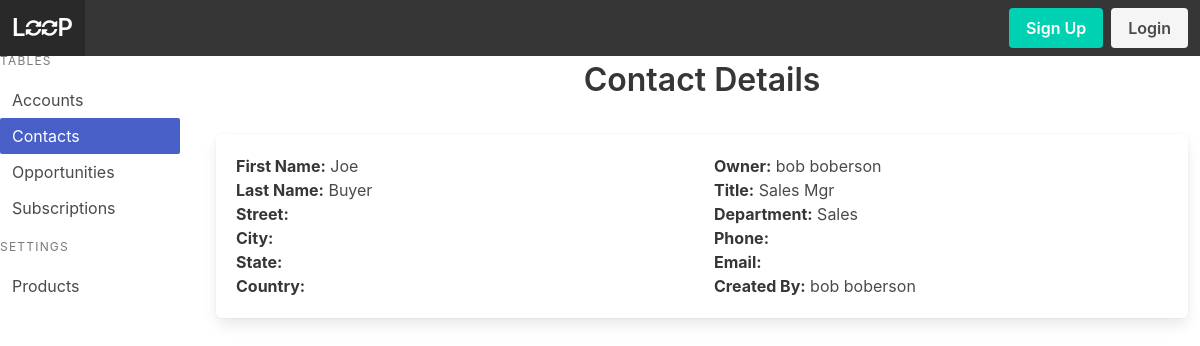
The app's page /contact/1/r, older data.
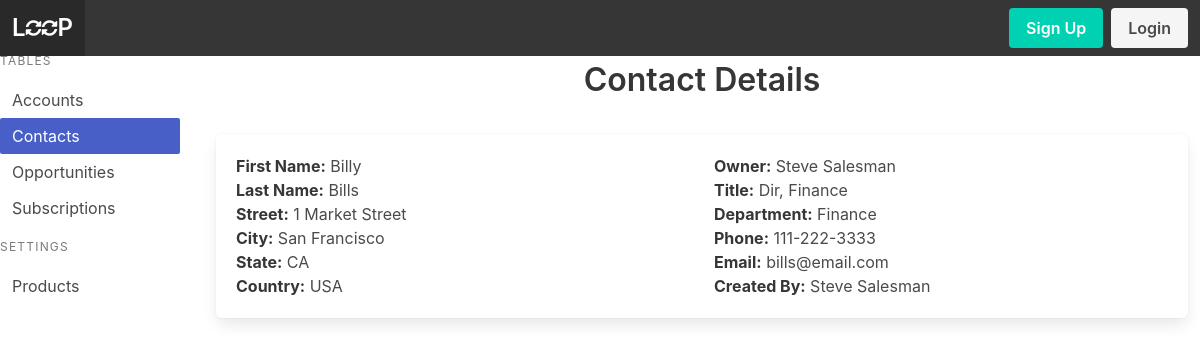
The same page, newer data.
### models.py (models this page shows, shortened)
class Contact(Model):
    account = ForeignKeyField(model=Account, null=True, backref='contact')
    owner = ForeignKeyField(model=User, null=True, backref='owner')
    created_by = ForeignKeyField(model=User, null=True, backref='creator')
    first_name = CharField()
    last_name = CharField()
    title = CharField()
    department = CharField()
    street = CharField()
    city = CharField()
    state = CharField()
    country = CharField()
    phone = CharField()
    email = CharField()
    class Meta:
        database = DATABASE

class User(UserMixin, Model):
    username = CharField(unique=True)
    fullname = CharField()
    email = CharField(unique=True)
    password = CharField(max_length=100)
    joined_at = DateTimeField(default=datetime.datetime.now)
    is_admin = BooleanField(default=False)
    class Meta:
        database = DATABASE

### app.py (the view)
@app.route('/contact', methods=['GET'])
@app.route('/contact/', methods=['GET'])
@app.route('/contact/r', methods=['GET'])
@app.route('/contact/<contactid>', methods=['GET'])
@app.route('/contact/<contactid>/', methods=['GET'])
@app.route('/contact/<contactid>/r', methods=['GET'])
def contact(contactid=None):
    contacts = models.Contact.select()
    title = 'Contacts'
    if contactid != None:
        contact = models.Contact.select().where(models.Contact.id == contactid).get()
        title = 'Contact Details'
        return render_template('contact-detail.html', contact=contact, user=g.user._get_current_object(), title=title)
    return render_template('contact.html', contacts=contacts, title=title)

### app.py (called while the page is built)
@app.before_request
def before_request():
    g.db = models.DATABASE
    g.db.connect()
    g.user = current_user

@app.after_request
def after_request(response):
    g.db.close()
    return response

### templates/contact-detail.html (shortened to what this page needs)
{% extends 'index.html' %}
{% block content %}
<div class="tile is-parent">
    <div class="tile is-child box">
        <div class='columns'>
            <div class='column'>
                <p><strong>First Name:</strong> {{contact.first_name}}</p>
                <p><strong>Last Name:</strong> {{contact.last_name}}</p>
                <p><strong>Street:</strong> {{contact.street}}</p>
                <p><strong>City:</strong> {{contact.city}}</p>
                <p><strong>State:</strong> {{contact.state}}</p>
                <p><strong>Country:</strong> {{contact.country}}</p>
            </div>
            <div class='column'>
                <p><strong>Owner:</strong> {{contact.owner.fullname}}</p>
                <p><strong>Title:</strong> {{contact.title}}</p>
                <p><strong>Department:</strong> {{contact.department}}</p>
                <p><strong>Phone:</strong> {{contact.phone}}</p>
                <p><strong>Email:</strong> {{contact.email}}</p>
                <p><strong>Created By:</strong> {{contact.created_by.fullname}}</p>
            </div>
        </div>
    </div>
</div>
{% endblock %}

### templates/index.html (shortened to what this page needs)
<!DOCTYPE html>
<html lang="en">
<head>
    <link rel="stylesheet" href="https://cdnjs.cloudflare.com/ajax/libs/bulma/0.7.4/css/bulma.css">
    <link rel="stylesheet" href="https://use.fontawesome.com/releases/v5.8.1/css/all.css">
    <link rel="stylesheet" href="{{url_for('static', filename='style.css')}}">
</head>
<body class='has-navbar-fixed-top'>
    <header>
        <nav class="navbar is-fixed-top is-dark" role="navigation" aria-label="main navigation">
            <div class="navbar-brand">
                <a class="navbar-item has-text-weight-semibold" href="{{ url_for('index') }}"><span class='is-size-4'>L </span><i class="fas fa-sync-alt"></i><i class="fas fa-sync-alt"></i><span class='is-size-4'> P</span></a>
            </div>
            <div class="navbar-menu">
              <div class="navbar-end">
                <div class="navbar-item">
                  <div class="buttons">
                    {% if current_user.is_authenticated %}
                    <a class="button is-light has-text-weight-semibold" href="{{url_for('profile')}}" title="profile">Profile</a>
                    <a class="button is-light has-text-weight-semibold" href="{{ url_for('logout') }}" title="logout">Logout</a>
                    {% else %}
                    <a class="button is-primary has-text-weight-semibold" href="{{ url_for('signup') }}" title="register">Sign Up</a>
                    <a class="button is-light has-text-weight-semibold" href="{{ url_for('login') }}" title="login">Login</a>
                    {% endif %}
                  </div>
                </div>
              </div>
            </div>
          </nav>
    </header>
    <main class='columns'>
        <aside class="menu column is-2">
            <p class="menu-label">
                Tables
            </p>
            <ul class="menu-list">
                <li><a id='account-menu' href="{{url_for('account')}}">Accounts</a></li>
                <li><a id='contact-menu' href="{{url_for('contact')}}">Contacts</a></li>
                <li><a id='opp-menu' href="{{url_for('opportunity')}}">Opportunities</a></li>
                <li><a id='sub-menu' href="{{url_for('subscription')}}">Subscriptions</a></li>
            </ul>
            <p class="menu-label">
                Settings
            </p>
            <ul class="menu-list">
                <li><a id='product-menu' href="{{url_for('product')}}">Products</a></li>
            </ul>
        </aside>
        <section class='column'>
            <div class='level core-title'>
                <p id='core-title' class='title level-item'>{{title}}</p>
            </div>
            {% block content %}
            {% endblock %}
        </section>
    </main>
</body>
</html>

### static/style.css (style rules this page uses)
.core-title { margin-top: 10px; }

Row changes from the older to the newer data that the page shows:
no longer on this page (row edited): User: owner.fullname "bob boberson", created_by.fullname "bob boberson"
changed Contact: first_name "Joe" → "Billy"; last_name "Buyer" → "Bills"; street (not shown) → "1 Market Street"; city (not shown) → "San Francisco"; state (not shown) → "CA"; country (not shown) → "USA"; title "Sales Mgr" → "Dir, Finance"; department "Sales" → "Finance"; phone (not shown) → "111-222-3333"; email (not shown) → "bills@email.com"
added User: owner.fullname "Steve Salesman", created_by.fullname "Steve Salesman"
